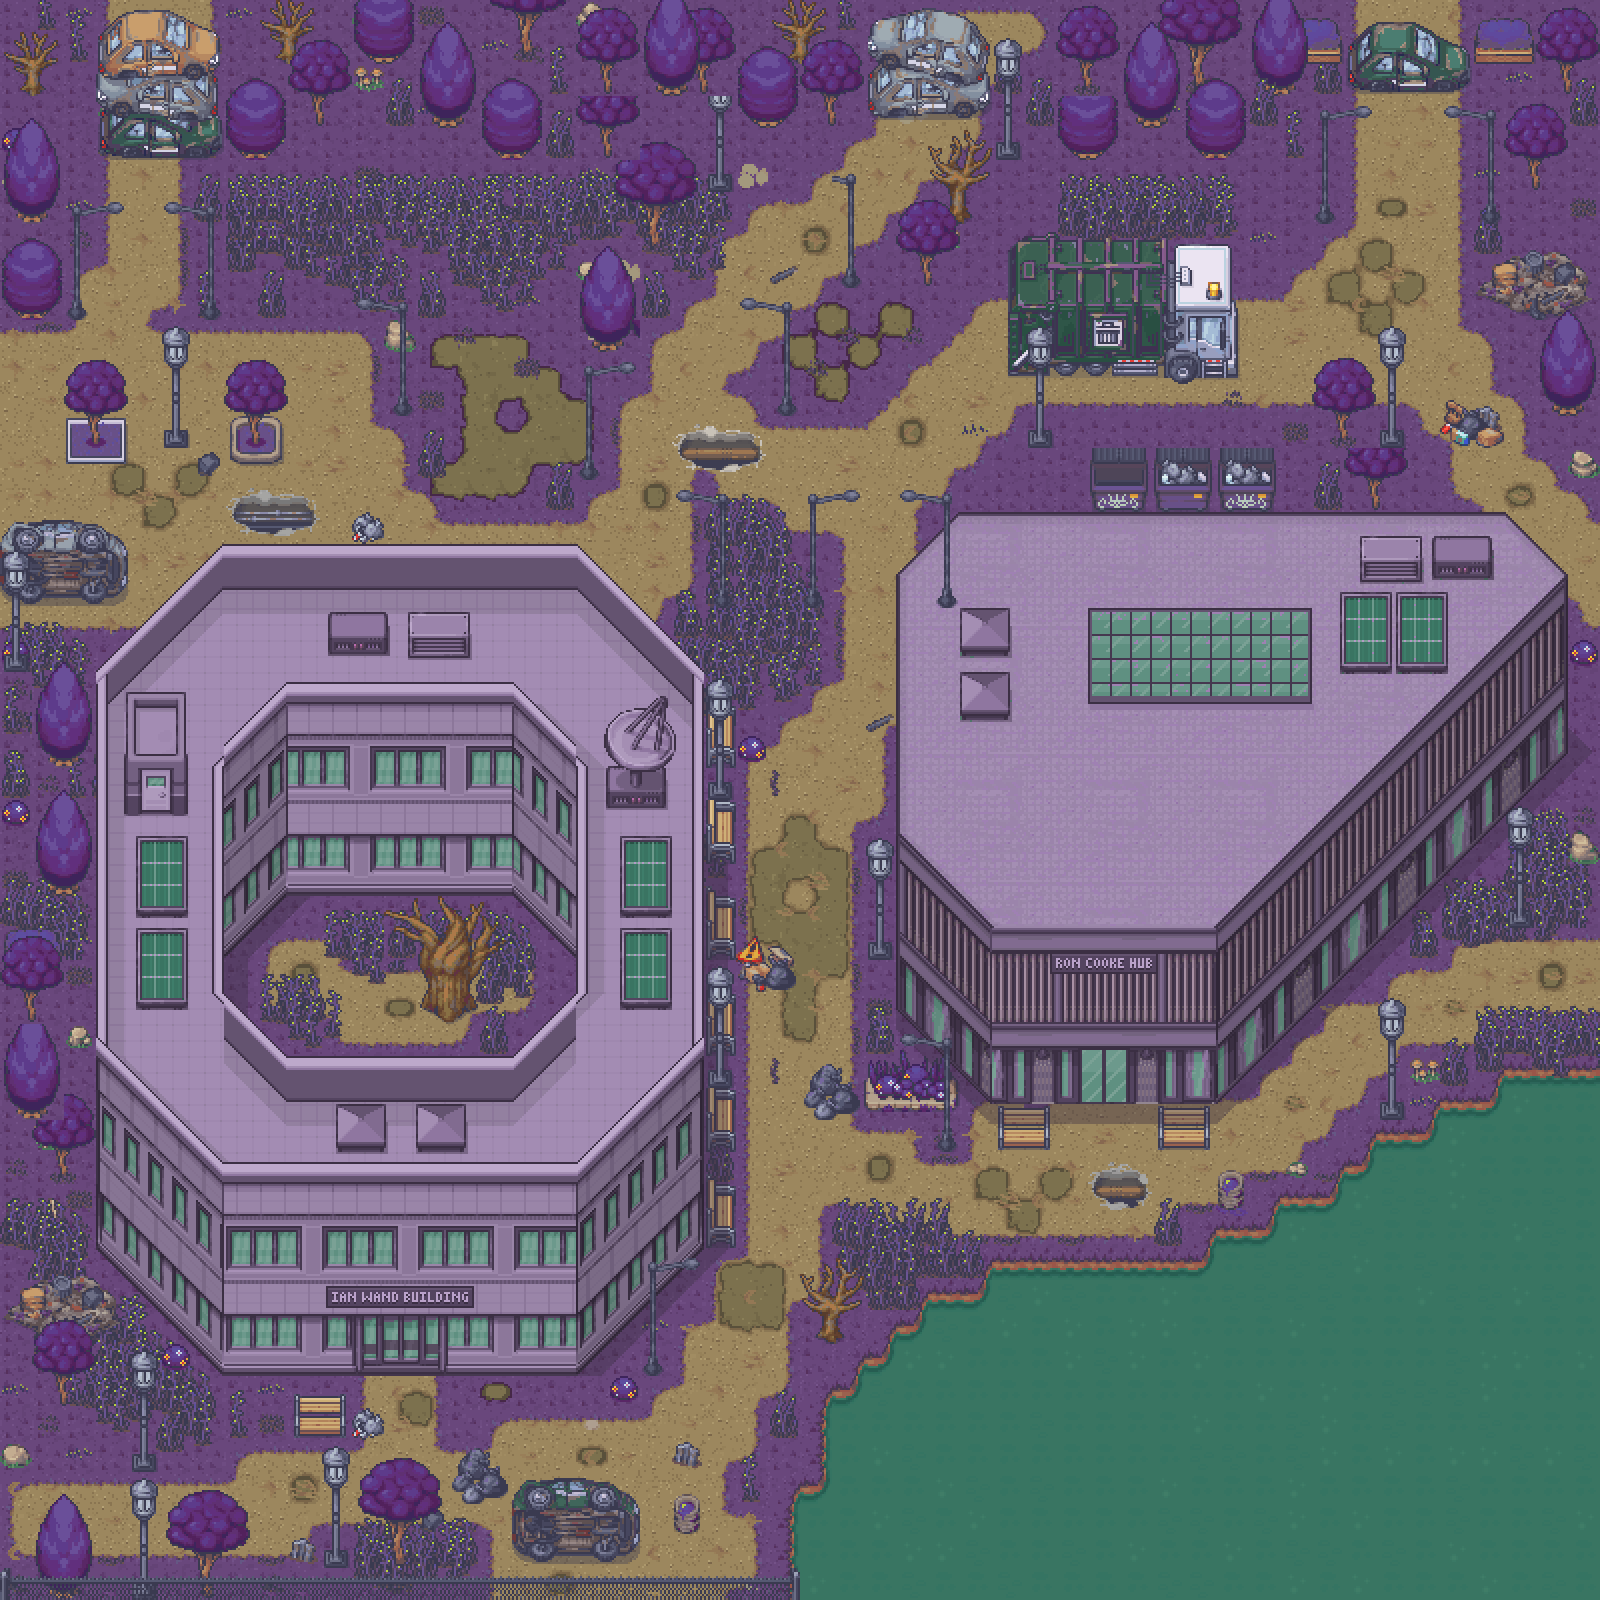

Tiled map render using the project's own tile images. Description and the map definition, with tile-layer contents summarised, below:
An orthogonal 50x50 tile map with 32x32 px tiles, 11 tile layers (Ground, Paths, Mud Puddles, GroundDecor, ...), 1 hidden layer not drawn, 7 tilesets and 279 objects (26x lamp, 24x prop, 22x tree, 16x wall, 13x water, ...).

<map version="1.10" tiledversion="1.12.2" orientation="orthogonal" renderorder="right-down" width="50" height="50" tilewidth="32" tileheight="32" infinite="0" nextlayerid="17" nextobjectid="840">
 <properties>
  <property name="based_on" value="Outside_campus_MAIN.tmx" />
  <property name="theme" value="cthulhu" />
 </properties>
 <tileset firstgid="1" source="terrains_cthulhu_32.tsx" />
 <tileset firstgid="2369" source="city_props_cthulhu_32.tsx" />
 <tileset firstgid="9537" source="graveyard_32.tsx" />
 <tileset firstgid="10817" source="additional_houses_32.tsx" />
 <tileset firstgid="20673" source="campus_buildings_32.tsx" />
 <tileset firstgid="22952" source="mud_puddles_32.tsx" />
 <tileset firstgid="23123" source="tall_grass_32.tsx" />
 <layer id="1" name="Ground" width="50" height="50">
  <data>[2500 cells, 2500 non-empty, 15 distinct tile ids]</data>
 </layer>
 <layer id="2" name="Paths" width="50" height="50">
  <data>[2500 cells, 808 non-empty, 31 distinct tile ids]</data>
 </layer>
 <layer id="11" name="Mud Puddles" width="50" height="50">
  <data>[2500 cells, 130 non-empty, 50 distinct tile ids]</data>
 </layer>
 <layer id="15" name="GroundDecor" width="50" height="50">
  <data>[2500 cells, 283 non-empty, 29 distinct tile ids]</data>
 </layer>
 <layer id="13" name="Tall Grass (extra layer)" width="50" height="50">
  <properties>
   <property name="ySort" type="bool" value="true" />
  </properties>
  <data>[2500 cells, 89 non-empty, 50 distinct tile ids]</data>
 </layer>
 <layer id="14" name="Tall Grass (extra layer 1)" width="50" height="50">
  <properties>
   <property name="ySort" type="bool" value="true" />
  </properties>
  <data>[2500 cells, 138 non-empty, 60 distinct tile ids]</data>
 </layer>
 <layer id="12" name="Tall Grass" width="50" height="50">
  <properties>
   <property name="ySort" type="bool" value="true" />
  </properties>
  <data>[2500 cells, 185 non-empty, 56 distinct tile ids]</data>
 </layer>
 <layer id="3" name="Decor" width="50" height="50">
  <properties>
   <property name="ySort" type="bool" value="true" />
  </properties>
  <data>[2500 cells, 259 non-empty, 165 distinct tile ids]</data>
 </layer>
 <layer id="7" name="Buildings" width="50" height="50">
  <properties>
   <property name="ySort" type="bool" value="true" />
  </properties>
  <data>[2500 cells, 810 non-empty, 810 distinct tile ids]</data>
 </layer>
 <layer id="4" name="Decor 2" width="50" height="50">
  <properties>
   <property name="ySort" type="bool" value="true" />
  </properties>
  <data>[2500 cells, 386 non-empty, 116 distinct tile ids]</data>
 </layer>
 <layer id="8" name="Fences (map bounds)" width="50" height="50">
  <properties>
   <property name="ySort" type="bool" value="true" />
  </properties>
  <data>[2500 cells, 149 non-empty, 91 distinct tile ids]</data>
 </layer>
 <objectgroup id="5" name="Collision" visible="0">
  <!-- 279 objects omitted --></objectgroup>
 <objectgroup id="6" name="Building Footprints" visible="0">
  <!-- 158 objects omitted --></objectgroup>
 <imagelayer id="10" name="Roofs" visible="0" offsetx="96" offsety="512">
  <image source="../lighting/roofs.png" width="1472" height="672" />
 </imagelayer>
 <objectgroup color="#e6c35a" id="9" name="Lights" visible="0">
  <properties>
   <property name="darkness" type="color" value="#ff4a3f66" />
  </properties>
  <!-- 143 objects omitted --></objectgroup>
</map>
<!-- 279 of 279 objects omitted -->
